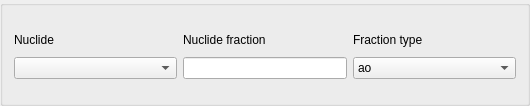
           <widget class="QGroupBox" name="groupBox_9">
            <property name="minimumSize">
             <size>
              <width>530</width>
              <height>106</height>
             </size>
            </property>
            <property name="maximumSize">
             <size>
              <width>530</width>
              <height>166666</height>
             </size>
            </property>
            <property name="title">
             <string/>
            </property>
            <layout class="QGridLayout" name="gridLayout_4">
             <item row="0" column="0">
              <layout class="QGridLayout" name="gridLayout_8">
               <item row="0" column="0">
                <widget class="QLabel" name="label">
                 <property name="minimumSize">
                  <size>
                   <width>162</width>
                   <height>22</height>
                  </size>
                 </property>
                 <property name="maximumSize">
                  <size>
                   <width>16777215</width>
                   <height>22</height>
                  </size>
                 </property>
                 <property name="text">
                  <string>Nuclide</string>
                 </property>
                </widget>
               </item>
               <item row="0" column="1">
                <widget class="QLabel" name="label_2">
                 <property name="minimumSize">
                  <size>
                   <width>162</width>
                   <height>22</height>
                  </size>
                 </property>
                 <property name="maximumSize">
                  <size>
                   <width>16777215</width>
                   <height>22</height>
                  </size>
                 </property>
                 <property name="text">
                  <string>Nuclide fraction</string>
                 </property>
                </widget>
               </item>
               <item row="0" column="2">
                <widget class="QLabel" name="label_3">
                 <property name="minimumSize">
                  <size>
                   <width>162</width>
                   <height>22</height>
                  </size>
                 </property>
                 <property name="maximumSize">
                  <size>
                   <width>16777215</width>
                   <height>22</height>
                  </size>
                 </property>
                 <property name="text">
                  <string>Fraction type</string>
                 </property>
                </widget>
               </item>
               <item row="1" column="0">
                <widget class="QComboBox" name="comboBox_3">
                 <property name="minimumSize">
                  <size>
                   <width>162</width>
                   <height>22</height>
                  </size>
                 </property>
                 <property name="maximumSize">
                  <size>
                   <width>16777215</width>
                   <height>22</height>
                  </size>
                 </property>
                </widget>
               </item>
               <item row="1" column="1">
                <widget class="QLineEdit" name="lineEdit_5">
                 <property name="sizePolicy">
                  <sizepolicy hsizetype="Preferred" vsizetype="Fixed">
                   <horstretch>0</horstretch>
                   <verstretch>0</verstretch>
                  </sizepolicy>
                 </property>
                 <property name="minimumSize">
                  <size>
                   <width>162</width>
                   <height>22</height>
                  </size>
                 </property>
                 <property name="maximumSize">
                  <size>
                   <width>16777215</width>
                   <height>22</height>
                  </size>
                 </property>
                </widget>
               </item>
               <item row="1" column="2">
                <widget class="QComboBox" name="comboBox_4">
                 <property name="minimumSize">
                  <size>
                   <width>162</width>
                   <height>22</height>
                  </size>
                 </property>
                 <property name="maximumSize">
                  <size>
                   <width>16777215</width>
                   <height>22</height>
                  </size>
                 </property>
                 <item>
                  <property name="text">
                   <string>ao</string>
                  </property>
                 </item>
                 <item>
                  <property name="text">
                   <string>wo</string>
                  </property>
                 </item>
                 <item>
                  <property name="text">
                   <string>vo</string>
                  </property>
                 </item>
                </widget>
               </item>
              </layout>
             </item>
            </layout>
           </widget>
